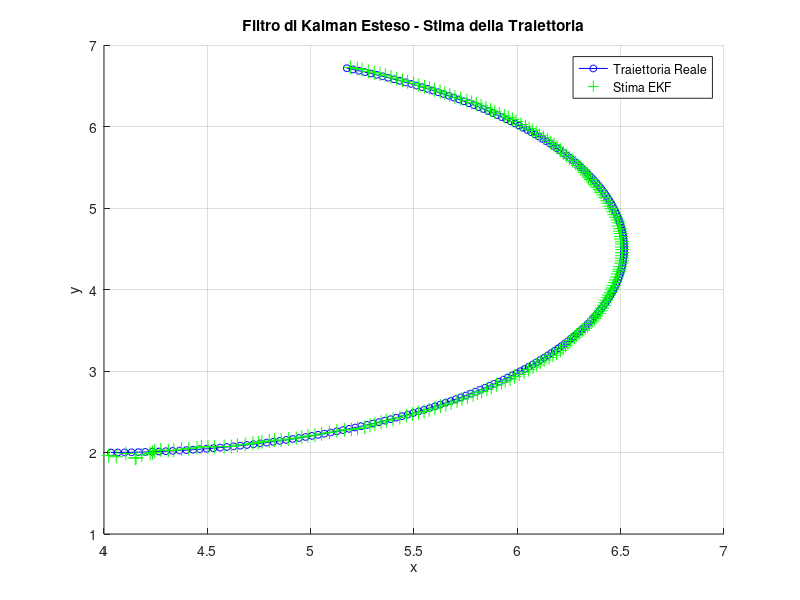
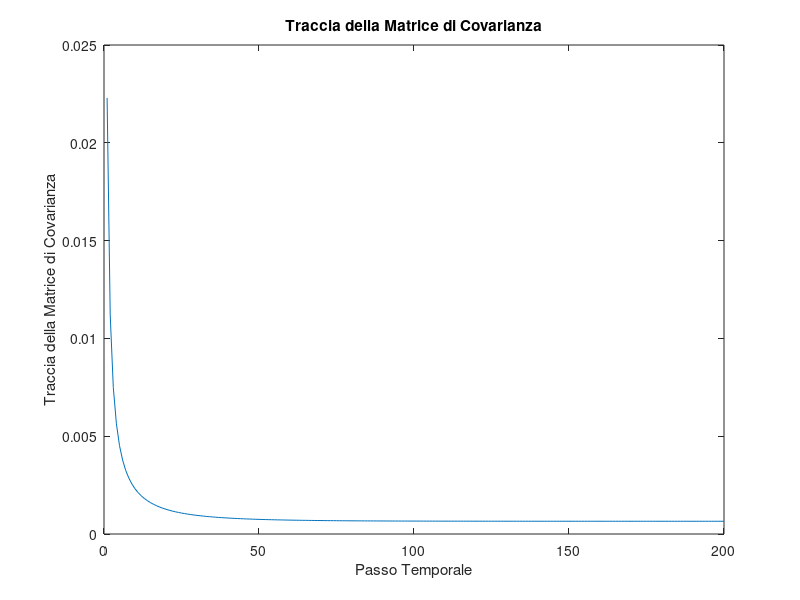

These charts were generated, in order, by the following MATLAB code:
clear; close all; clc;

% Definizione del passo di tempo
dT = 1/30; % Tempo di campionamento (30 Hz)

% Funzione di transizione di stato (modello non lineare del sistema)
fun = @(x, y, theta, vel, omega) [x + vel * cos(theta) * dT;  
                                  y + vel * sin(theta) * dT;  
                                  theta + omega * dT];

% Jacobiano del modello di stato (matrice A del EKF)
A = @(x, y, theta, vel) [1, 0, -vel * sin(theta) * dT;
                          0, 1, vel * cos(theta) * dT;
                          0, 0, 1];

% Matrice di propagazione del rumore di processo (G)
G = @(theta) [cos(theta) * dT, 0;
              sin(theta) * dT, 0;
              0, dT];

% Covarianza del rumore di processo (incertezza sulla dinamica)
std_u = [0.1, 0.1]; % Incertezza sulla velocità e sulla velocità angolare
Q = diag(std_u.^2); 

% Stato iniziale [posizione_x, posizione_y, orientazione]
state = [4; 2; 0];

% Parametri della misura (GPS per posizione, giroscopio per orientazione)
std_gps = 0.1; % Deviazione standard del GPS
std_gyro = 0.05; % Deviazione standard del giroscopio
R = diag([std_gps^2, std_gps^2, std_gyro^2]); % Covarianza del rumore di misura

% Misura iniziale con rumore
z = state + [std_gps * randn(2, 1); std_gyro * randn(1, 1)];

% Matrice di osservazione (H)
H = eye(3);

% Matrice di covarianza iniziale della stima
P = eye(3);

% Stima iniziale con metodo dei minimi quadrati
x_est = state; 

% Numero di iterazioni
Ttot = 200;

% Variabili per grafico
x_real = zeros(Ttot, 3);
x_estimato = zeros(Ttot, 3);
trace_P = zeros(Ttot, 1);

% Inizializzazione grafico
figure;
hold on;
real_trajectory = plot(NaN, NaN, 'bo-', 'MarkerSize', 5, 'DisplayName', 'Traiettoria Reale');
estimated_trajectory = plot(NaN, NaN, 'g+', 'MarkerSize', 10, 'DisplayName', 'Stima EKF');
title('Filtro di Kalman Esteso - Stima della Traiettoria');
xlabel('x');
ylabel('y');
grid on;
legend;

% Parametri di movimento
vel = 1; % Velocità costante
omega = 0.4; % Velocità angolare costante

% Loop EKF
for k = 1:Ttot
    % Simulazione del movimento reale del robot
    state = fun(state(1), state(2), state(3), vel, omega);
    
    % Misura GPS e giroscopio con rumore
    z = state + [std_gps * randn(2, 1); std_gyro * randn(1, 1)];

    % EKF - Fase di Predizione
    x_pred = fun(x_est(1), x_est(2), x_est(3), vel, omega);
    A_k = A(x_est(1), x_est(2), x_est(3), vel);
    G_k = G(x_est(3));
    P_pred = A_k * P * A_k' + G_k * Q * G_k';

    % EKF - Fase di Aggiornamento
    K = P_pred * H' / (H * P_pred * H' + R);
    x_est = x_pred + K * (z - H * x_pred);
    P = (eye(3) - K * H) * P_pred;

    % Salvataggio dati per il grafico
    x_real(k, :) = state';
    x_estimato(k, :) = x_est';

    % Aggiornamento grafico
    set(real_trajectory, 'XData', x_real(1:k, 1), 'YData', x_real(1:k, 2));
    set(estimated_trajectory, 'XData', x_estimato(1:k, 1), 'YData', x_estimato(1:k, 2));
    drawnow;
    pause(0.05);
    

    % Traccia della Matrice di Covarianza
     trace_P(k) = trace(P);
end

% Grafico della Traccia della Covarianza
figure;
plot(trace_P);
title('Traccia della Matrice di Covarianza');
xlabel('Passo Temporale');
ylabel('Traccia della Matrice di Covarianza');

